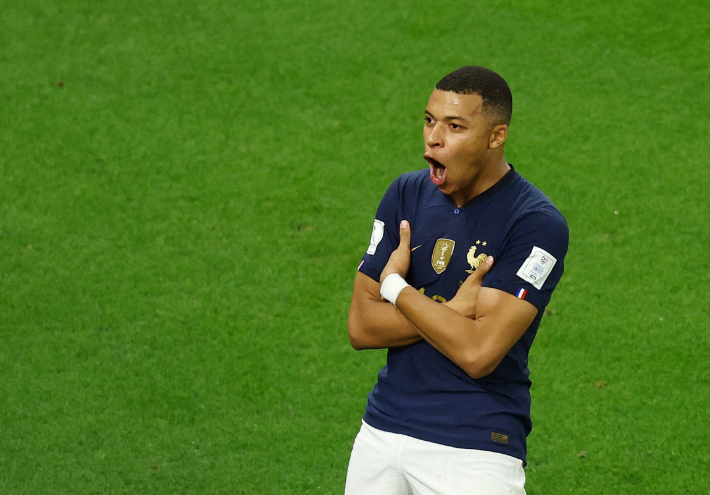
#> input picture soccer.jpg, 710 x 495 px
$ jupyter execute '3주차 예제7번.ipynb'
#> lines starting #> are read from the running program, lines starting #| are printed output that depends on the picture; after the words box and inside, x2 and y2 are one past the last pixel; in counts of white or black regions, pixels touching at a corner belong together
[cell 1]
import cv2 as cv
import numpy as np

[cell 2]
img = cv.imread('soccer.jpg')
#> img is the input picture: shape (495, 710, 3); mean B, G, R 36.3, 117.3, 77.5
img = cv.resize(img, dsize=(0, 0), fx=0.4, fy=0.4)
#> img: shape (198, 284, 3)
gray = cv.cvtColor(img, cv.COLOR_BGR2GRAY)
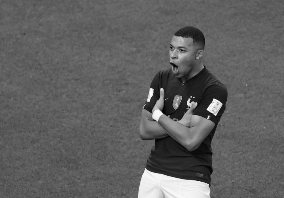
#> gray: shape (198, 284); min 4, max 253, mean 96.1
cv.putText(gray, 'soccer', (10, 20), cv.FONT_HERSHEY_SIMPLEX, 0.7, (255, 255, 255), 2)
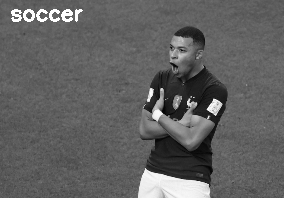
#> gray: shape (198, 284); 0.89% of pixels changed, all inside (x1, y1, x2, y2) = (11, 9, 83, 22)


cv.imshow('Gaussian', img)
cv.imshow('Median', gray)

cv.waitKey(0)
cv.destroyAllWindows()

[cell 3]
gaussian = np.hstack((cv.GaussianBlur(gray, (5, 5), 0.0), cv.GaussianBlur(gray, (9, 9), 0.0), cv.GaussianBlur(gray, (15, 15), 0.0)))
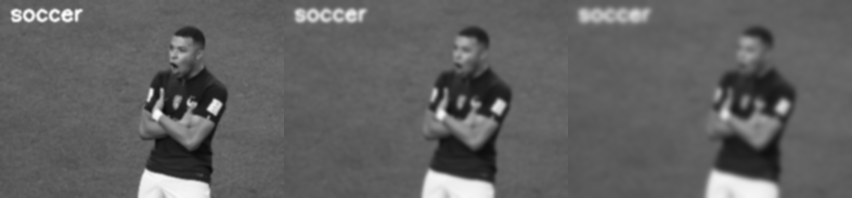
#> gaussian: shape (198, 852); min 9, max 252, mean 97.5

median = np.hstack((cv.medianBlur(gray, 5), cv.medianBlur(gray, 9), cv.medianBlur(gray, 15)))
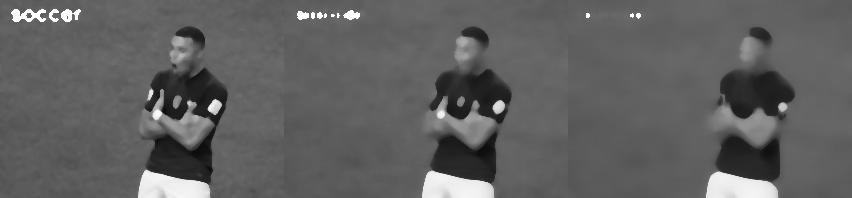
#> median: shape (198, 852); min 12, max 255, mean 96.6

cv.imshow('Gaussian', gaussian)
cv.imshow('Median', median)

cv.waitKey(0)
cv.destroyAllWindows()
